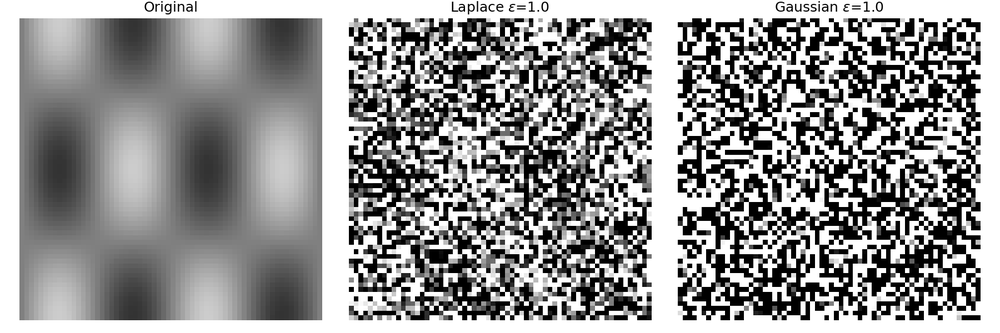
#> input picture data/image_noise/demo_compare.png, 1000 x 333 px, shrunk from 1800 x 600 before the run; its folder holds only this picture in this run
$ python run_image_noise.py -i ../data/image_noise/demo_compare.png
#> lines starting #> are read from the running program, lines starting #| are printed output that depends on the picture; long printed decimals are rounded
### reaedp/image_noise.py
"""
Image-based DP noise: load images, add Laplace/Gaussian noise for privacy testing.
Pixel values treated as bounded (e.g. 0--255); sensitivity is set by pixel range.
"""
import os
import numpy as np
from typing import Tuple, List, Optional

from .dp_mechanisms import laplace_mechanism, gaussian_mechanism


def load_image(path: str) -> np.ndarray:
    """Load image as numpy array (H, W) or (H, W, C), float in [0, 255]."""
#> called with path = '../data/image_noise/demo_compare.png'
    try:
        from PIL import Image
    except ImportError:
        raise ImportError("Pillow is required for image loading: pip install Pillow")
    img = Image.open(path)
#> img is the input picture: PIL image 1000x333 RGBA; mean R, G, B, A 148.5, 148.5, 148.5, 255
    arr = np.asarray(img)
    if arr.ndim == 2:
        return arr.astype(np.float64)
    return arr.astype(np.float64)


def save_image(arr: np.ndarray, path: str) -> None:
    """Save array as image; values clipped to [0, 255]."""
    try:
        from PIL import Image
    except ImportError:
        raise ImportError("Pillow is required for image saving: pip install Pillow")
    arr = np.clip(np.round(arr), 0, 255).astype(np.uint8)
    Image.fromarray(arr).save(path)


def add_laplace_noise_to_image(
    image: np.ndarray,
    epsilon: float,
    pixel_sensitivity: float = 255.0,
    rng: Optional[np.random.Generator] = None,
) -> np.ndarray:
    """
    Add Laplace noise to every pixel for epsilon-DP (delta=0).
    L1 sensitivity per pixel is pixel_sensitivity (default 255 for one pixel change).
    """
    noisy = laplace_mechanism(image, sensitivity=pixel_sensitivity, epsilon=epsilon, rng=rng)
    return np.clip(noisy, 0, 255)


def add_gaussian_noise_to_image(
    image: np.ndarray,
    epsilon: float,
    delta: float,
    pixel_sensitivity_l2: float = 255.0,
    rng: Optional[np.random.Generator] = None,
) -> np.ndarray:
    """
    Add Gaussian noise to every pixel for (epsilon, delta)-DP.
    L2 sensitivity per pixel is pixel_sensitivity_l2 (default 255).
    """
    noisy = gaussian_mechanism(
        image,
        sensitivity_l2=pixel_sensitivity_l2,
        epsilon=epsilon,
        delta=delta,
        rng=rng,
    )
    return np.clip(noisy, 0, 255)


def image_psnr(original: np.ndarray, noisy: np.ndarray) -> float:
    """Peak signal-to-noise ratio (dB). Higher is closer to original."""
    mse = np.mean((original - noisy) ** 2)
    if mse <= 0:
        return float("inf")
    max_val = 255.0
    return 10 * np.log10(max_val ** 2 / mse)


def image_mae(original: np.ndarray, noisy: np.ndarray) -> float:
    """Mean absolute error per pixel."""
    return float(np.mean(np.abs(original - noisy)))


# [39 lines left out: functions image_ssim_simple, create_demo_image, list_images, not called in this run]

### reaedp/dp_mechanisms.py
"""
(epsilon, delta)-Differential privacy mechanisms (Laplace and Gaussian).
"""
import numpy as np


def laplace_mechanism(
    value: np.ndarray,
    sensitivity: float,
    epsilon: float,
    rng: np.random.Generator | None = None,
) -> np.ndarray:
    """
    Laplace mechanism: add Lap(sensitivity/epsilon) for epsilon-DP (delta=0).
    For 1-dimensional or L1 sensitivity.
    """
    rng = rng or np.random.default_rng()
    scale = sensitivity / max(epsilon, 1e-10)
    noise = rng.laplace(0, scale, value.shape)
    return value + noise


def gaussian_mechanism(
    value: np.ndarray,
    sensitivity_l2: float,
    epsilon: float,
    delta: float,
    rng: np.random.Generator | None = None,
) -> np.ndarray:
    """
    Gaussian mechanism for (epsilon, delta)-DP.
    Noise scale sigma such that 2*ln(1.25/delta) * (sensitivity^2/sigma^2) <= epsilon^2,
    e.g. sigma >= sensitivity * sqrt(2*ln(1.25/delta)) / epsilon.
    """
    rng = rng or np.random.default_rng()
    import math
    c = math.sqrt(2 * math.log(1.25 / max(delta, 1e-12)))
    sigma = sensitivity_l2 * c / max(epsilon, 1e-10)
    noise = rng.normal(0, sigma, value.shape)
    return value + noise

### experiments/run_image_noise.py
"""
Image-based noise testing: load images, add Laplace/Gaussian DP noise,
save noisy images and comparison figures. Supports single file, directory, or synthetic demo.
"""
import sys
import os
import argparse
from typing import Tuple
import numpy as np
import matplotlib
matplotlib.use("Agg")
import matplotlib.pyplot as plt

sys.path.insert(0, os.path.join(os.path.dirname(__file__), ".."))
from reaedp.image_noise import (
    load_image,
    save_image,
    list_images,
    add_laplace_noise_to_image,
    add_gaussian_noise_to_image,
    image_psnr,
    image_mae,
)


def create_demo_image(size: Tuple[int, int] = (64, 64)) -> np.ndarray:
    """Create a small synthetic image for demo when no input is given."""
    h, w = size
    y = np.linspace(0, 1, h).reshape(-1, 1)
    x = np.linspace(0, 1, w).reshape(1, -1)
    img = 255 * (0.5 + 0.3 * np.sin(4 * np.pi * x) * np.cos(2 * np.pi * y))
    return np.clip(img, 0, 255).astype(np.float64)


def main(config=None):
    if config is None:
        parser = argparse.ArgumentParser(description="Image DP noise test: add Laplace/Gaussian noise")
        parser.add_argument("--input", "-i", type=str, default="", help="Image file or directory of images")
        parser.add_argument("--output", "-o", type=str, default="data/image_noise", help="Output directory")
        parser.add_argument("--epsilon", type=float, default=1.0, help="Privacy parameter epsilon")
        parser.add_argument("--delta", type=float, default=1e-5, help="Privacy parameter delta (Gaussian only)")
        parser.add_argument("--mechanism", choices=["laplace", "gaussian", "both"], default="both")
        parser.add_argument("--out_csv", type=str, default="", help="Optional: save PSNR/MAE to CSV")
        parser.add_argument("--seed", type=int, default=42)
        args = parser.parse_args()
        config = {
            "input": args.input,
            "output": args.output,
            "epsilon": args.epsilon,
            "delta": args.delta,
            "mechanism": args.mechanism,
            "out_csv": args.out_csv,
            "seed": args.seed,
        }

    input_path = config.get("input", "")
    output_dir = config.get("output", "data/image_noise")
    epsilon = config.get("epsilon", 1.0)
    delta = config.get("delta", 1e-5)
    mechanism = config.get("mechanism", "both")
    out_csv = config.get("out_csv", "")
    seed = config.get("seed", 42)

    rng = np.random.default_rng(seed)
    os.makedirs(output_dir, exist_ok=True)

    if input_path and os.path.isfile(input_path):
        paths = [input_path]
    elif input_path and os.path.isdir(input_path):
        paths = list_images(input_path)
        if not paths:
            print(f"No images found in {input_path}, using demo image.")
            paths = []
    else:
        paths = []

    if not paths:
        print("Using synthetic demo image (use config 'input' for your own images).")
        demo = create_demo_image((64, 64))
        save_image(demo, os.path.join(output_dir, "demo_original.png"))
        images = [("demo", demo)]
    else:
        images = [(os.path.basename(p), load_image(p)) for p in paths]

    rows = []
    for name, img in images:
        base_name = os.path.splitext(name)[0]
        results = {"name": base_name, "epsilon": epsilon, "delta": delta}

        if mechanism in ("laplace", "both"):
            lap = add_laplace_noise_to_image(img, epsilon, rng=rng)
            save_image(lap, os.path.join(output_dir, f"{base_name}_laplace_eps{epsilon}.png"))
            results["psnr_laplace"] = image_psnr(img, lap)
            results["mae_laplace"] = image_mae(img, lap)

        if mechanism in ("gaussian", "both"):
            gau = add_gaussian_noise_to_image(img, epsilon, delta, rng=rng)
            save_image(gau, os.path.join(output_dir, f"{base_name}_gaussian_eps{epsilon}.png"))
            results["psnr_gaussian"] = image_psnr(img, gau)
            results["mae_gaussian"] = image_mae(img, gau)

        rows.append(results)

        if img.ndim == 2:
            disp = img
        else:
            disp = img[:, :, 0] if img.shape[2] >= 1 else img
        n_cols = 1 + (1 if mechanism in ("laplace", "both") else 0) + (1 if mechanism in ("gaussian", "both") else 0)
        fig, axes = plt.subplots(1, n_cols, figsize=(4 * n_cols, 4))
        if n_cols == 1:
            axes = [axes]
        idx = 0
        axes[idx].imshow(disp, cmap="gray", vmin=0, vmax=255)
        axes[idx].set_title("Original")
        axes[idx].axis("off")
        idx += 1
        if mechanism in ("laplace", "both"):
            axes[idx].imshow(lap if img.ndim == 2 else lap[:, :, 0], cmap="gray", vmin=0, vmax=255)
            axes[idx].set_title(f"Laplace $\\varepsilon$={epsilon}")
            axes[idx].axis("off")
            idx += 1
        if mechanism in ("gaussian", "both"):
            axes[idx].imshow(gau if img.ndim == 2 else gau[:, :, 0], cmap="gray", vmin=0, vmax=255)
            axes[idx].set_title(f"Gaussian $\\varepsilon$={epsilon}")
            axes[idx].axis("off")
        plt.tight_layout()
        plt.savefig(os.path.join(output_dir, f"{base_name}_compare.png"), dpi=150)
        plt.close()
        print(f"Saved comparison figure: {base_name}_compare.png")
#> this loop made 1 pass
#> (name, n_cols) on pass 1: ('demo_compare.png', 3)
#| Saved comparison figure: demo_compare_compare.png
#> pass 1, in laplace_mechanism, `noise = rng.laplace(0, scale, value.shape)`:
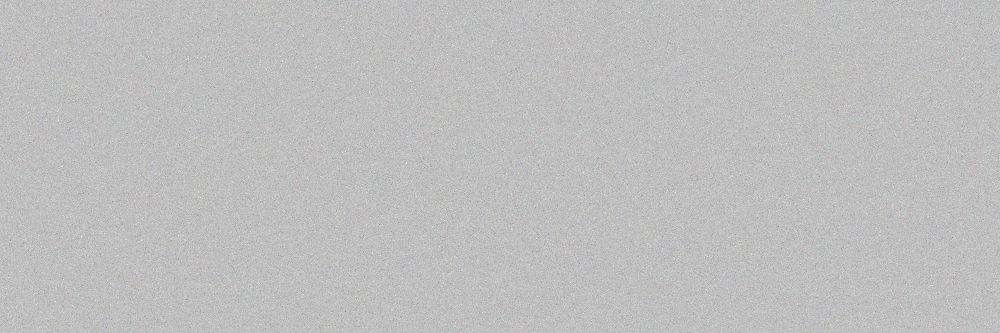
#> noise: shape (333, 1000, 4) float64; mean of channels 0, 1, 2, 3 0, 0.4, 0.2, -0.4; transparent parts drawn white
#> pass 1, in main, `lap = add_laplace_noise_to_image(img, epsilon, rng=rng)`:
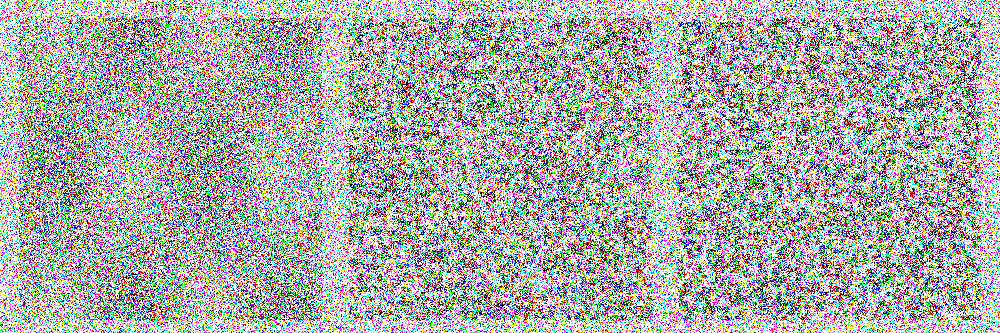
#> lap: shape (333, 1000, 4) float64; mean of channels 0, 1, 2, 3 135.2, 135.3, 135.2, 174.4; transparent parts drawn white
#> pass 1, in main, `plt.savefig(os.path.join(output_dir, f"{base_name}_compare.png"), dpi=..`:
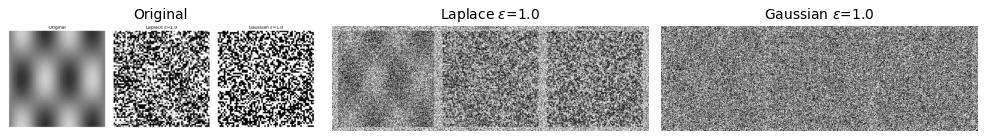
#> figure drawn by matplotlib, 3 panels
#> after the loop:
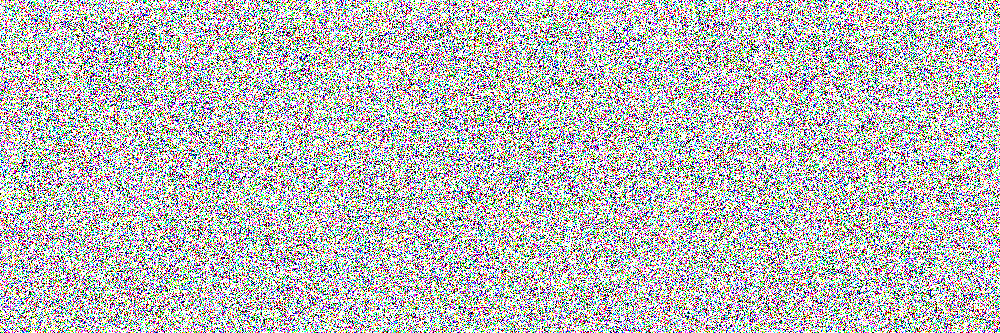
#> gau: shape (333, 1000, 4) float64; mean of channels 0, 1, 2, 3 129.2, 129.3, 129.4, 138.1; transparent parts drawn white
#> after the loop, rows = 1 item

    for r in rows:
        print(r)
#> this loop made 1 pass
#| {'name': 'demo_compare', 'epsilon': 1.0, 'delta': 1e-05, 'psnr_laplace': 6.236, 'mae_laplace': 86.704, 'psnr_gaussian': 4.196, 'mae_gaussian': 118.620}

    if out_csv:
        os.makedirs(os.path.dirname(out_csv) or ".", exist_ok=True)
        headers = ["name", "epsilon", "delta", "psnr_laplace", "mae_laplace", "psnr_gaussian", "mae_gaussian"]
        with open(out_csv, "w") as f:
            f.write(",".join(headers) + "\n")
            for r in rows:
                def _str(v):
                    if hasattr(v, "item"):
                        return str(v.item())
                    return str(v)
                f.write(",".join(_str(r.get(h, "")) for h in headers) + "\n")
        print(f"Wrote {out_csv}")

    print(f"Outputs written to {output_dir}")
#| Outputs written to data/image_noise


if __name__ == "__main__":
    main()
